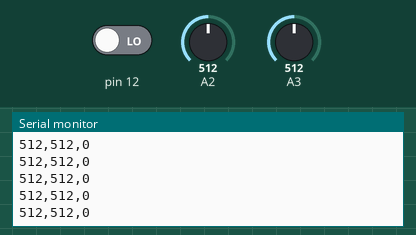
Simulated run of this sketch. Board: Arduino Uno, built with avr-gcc and run on an emulated ATmega328P. Shown: the last lines printed to the serial monitor. Inputs (shaded band) come from the test bench; at power-on: A2 = 512, A3 = 512, pin 12 LOW.

Above: at 1.2 s.
1.3 s: A2 set to 716
At 1.31 s:
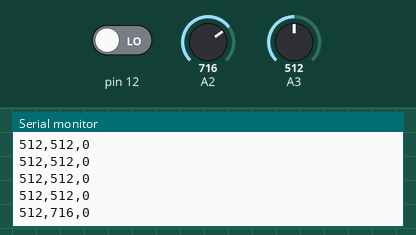
2.8 s: A3 set to 716
At 2.82 s:
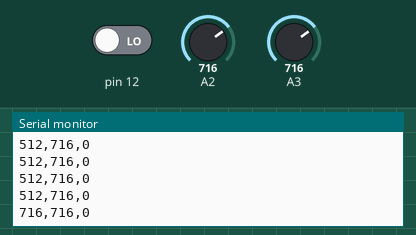
4.3 s: pin 12 driven HIGH
At 4.33 s:
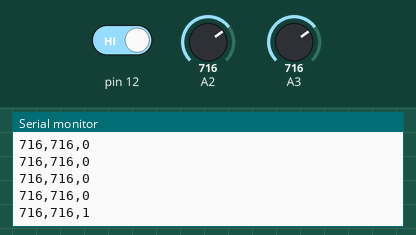
5.8 s: A2 set to 900
At 5.84 s:
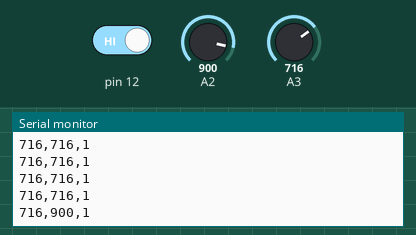
7.3 s: A3 set to 900
At 7.35 s:
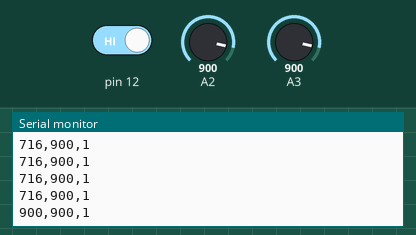
8.8 s: pin 12 driven LOW
At 8.86 s:
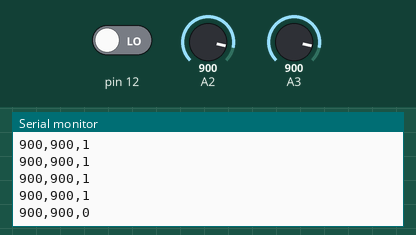
Timing chart, 0 to 11.3 s (numbered marks = the images above; inputs shaded):
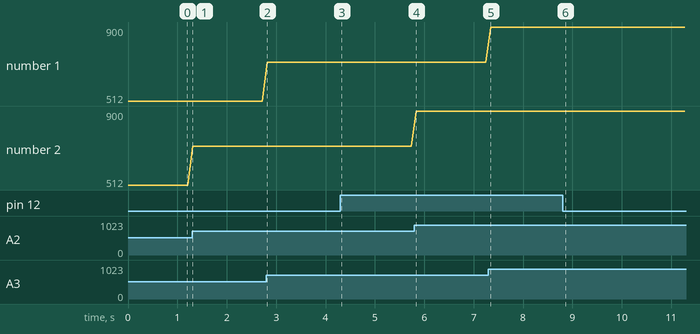

The sketch:

etch-a-sketch.ino
```cpp
void setup() {
  Serial.begin(9600);
  pinMode(12,INPUT);
  }


void loop() {
  int val1 = analogRead(A3);
  int val2 = analogRead(A2);

  int val3 = digitalRead(12);

  Serial.print(val1);
  Serial.print(",");
  Serial.print(val2);
  Serial.print(",");
  Serial.println(val3);
  delay(100);
}
```

Measured:
- after the input at 1.3 s, the serial monitor: prints a new line at once (image 1)
- after the input at 2.8 s, the serial monitor: prints a new line at once (image 2)
- after the input at 4.3 s, the serial monitor: prints a new line at once (image 3)
- after the input at 5.8 s, the serial monitor: prints a new line at once (image 4)
- after the input at 7.3 s, the serial monitor: prints a new line after 0.05 s (image 5)
- after the input at 8.8 s, the serial monitor: prints a new line after 0.06 s (image 6)
- plotted number 2: 512 → 716 after the input at 1.3 s, 716 → 900 after the input at 5.8 s
